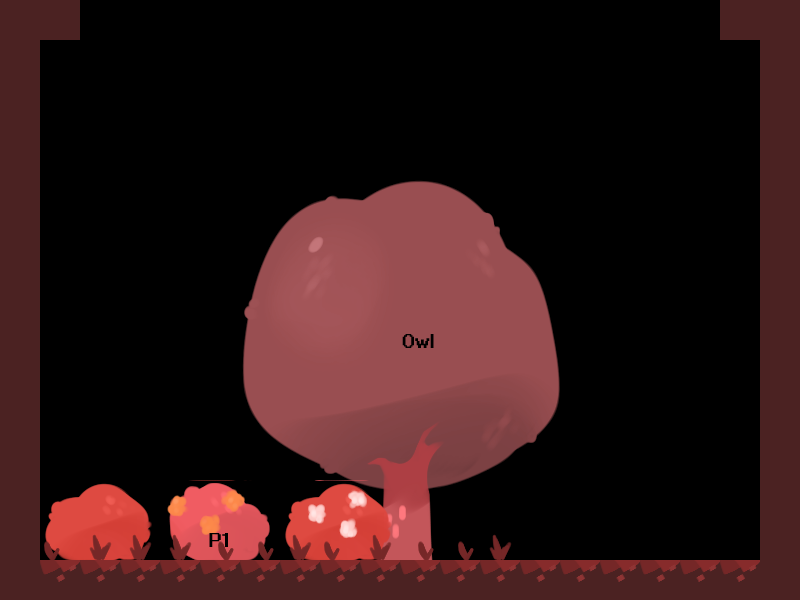

This is a level from a 2D game, rendered from its Tiled map with the project's own tilesets. A one-line summary and the map file follow, with tile-layer data summarised:
An orthogonal 20x15 tile map with 40x40 px tiles, 5 tile layers (Bg1, Bg2, Bg3, Solid Tiles, ...).

<map version="1.0" orientation="orthogonal" width="20" height="15" tilewidth="40" tileheight="40">
 <tileset firstgid="1" name="Tileset" tilewidth="40" tileheight="40">
  <image source="../images/tileset.png" width="1800" height="480" />
 </tileset>
 <layer name="Bg1" width="20" height="15">
  <data>[300 cells, 70 non-empty, 69 distinct tile ids]</data>
 </layer>
 <layer name="Bg2" width="20" height="15">
  <data>[300 cells, 18 non-empty, 18 distinct tile ids]</data>
 </layer>
 <layer name="Bg3" width="20" height="15">
  <data>[300 cells, 13 non-empty, 3 distinct tile ids]</data>
 </layer>
 <layer name="Solid Tiles" width="20" height="15">
  <data>[300 cells, 50 non-empty, 2 distinct tile ids]</data>
 </layer>
 <layer name="PCs" width="20" height="15">
  <data>[300 cells, 3 non-empty, 3 distinct tile ids]</data>
 </layer>
</map>